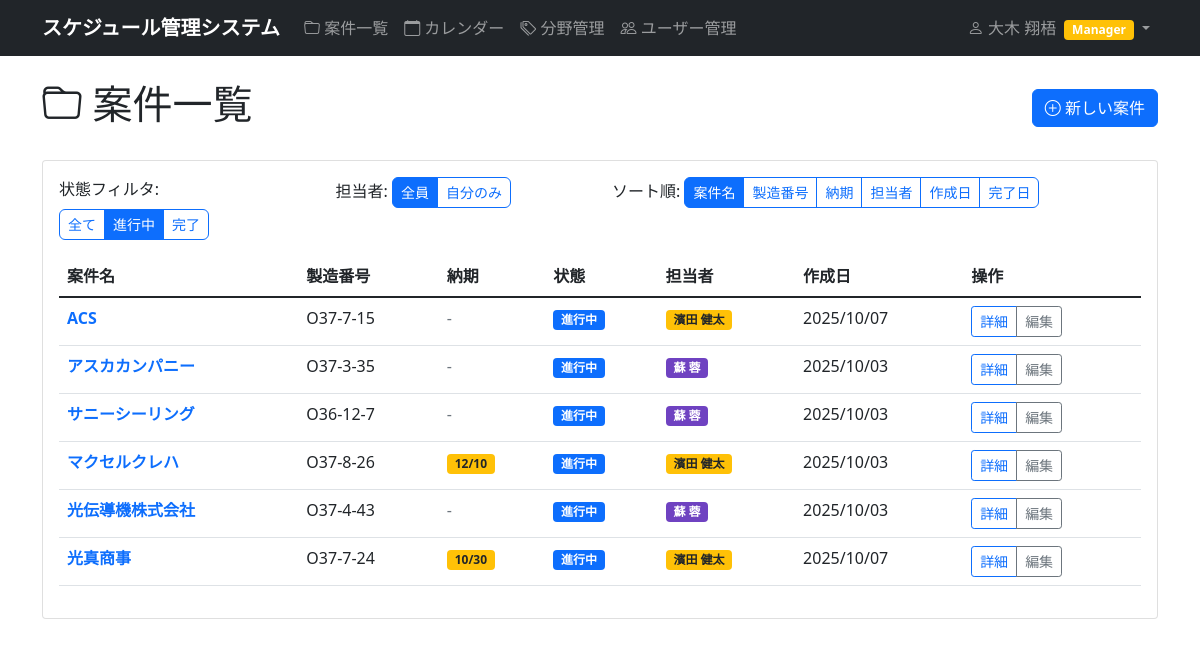
The page /schedule/projects/ (signed in) on the database as committed earlier.
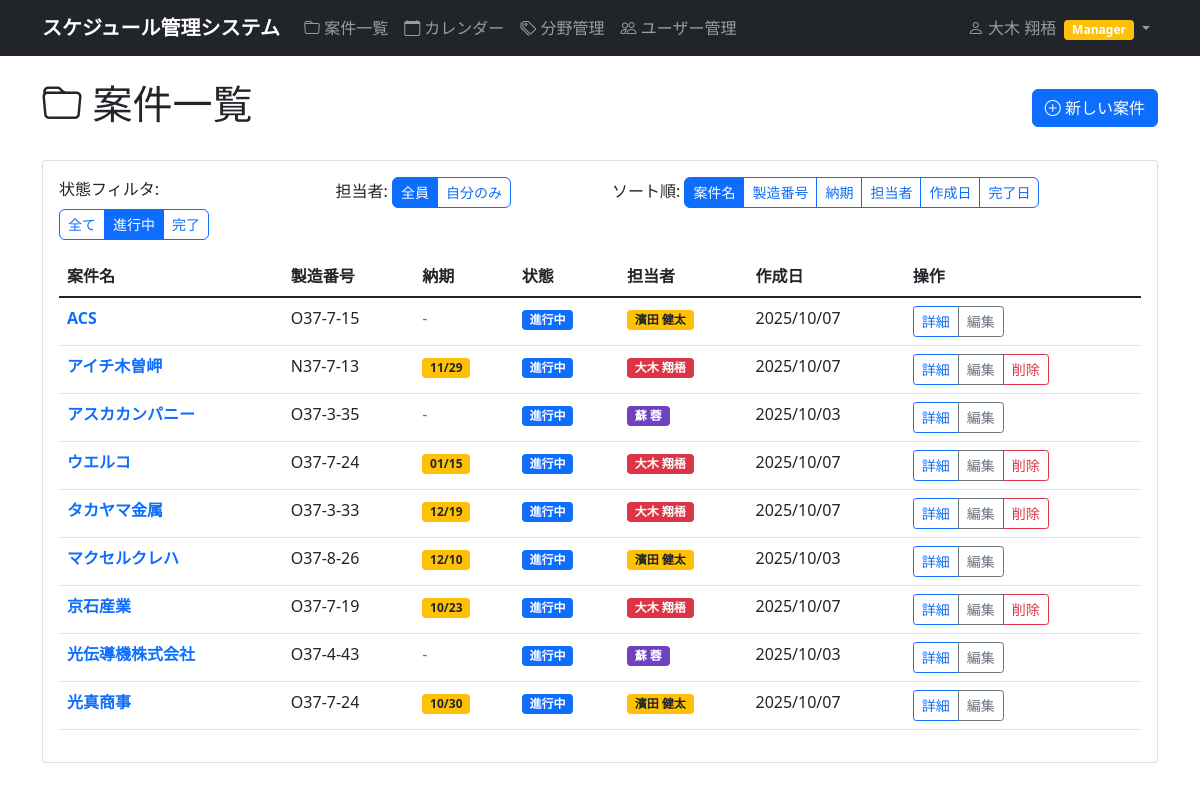
The same page on the database as committed later.
### schedule/models.py (models this page shows, shortened)
class Project(models.Model):
    name = models.CharField('案件名', max_length=200)
    manufacturing_number = models.CharField('製造番号', max_length=100)
    due_date = models.DateField('納期', null=True, blank=True)
    description = models.TextField('詳細', blank=True)
    is_completed = models.BooleanField('完了フラグ', default=False)
    completed_at = models.DateTimeField('完了日時', null=True, blank=True)
    created_by = models.ForeignKey(User, on_delete=models.CASCADE, verbose_name='登録者', related_name='created_projects')
    assigned_to = models.ForeignKey(User, on_delete=models.CASCADE, verbose_name='担当者', related_name='assigned_projects')
    created_at = models.DateTimeField(auto_now_add=True)
    updated_at = models.DateTimeField(auto_now=True)
    class Meta:
        verbose_name = '案件'
        verbose_name_plural = '案件'
    def has_schedules(self):
        return self.schedule_set.exists()
    def can_be_deleted(self):
        return not self.has_schedules()

### accounts/models.py (models this page shows, shortened)
class CustomUser(AbstractUser):
    email = models.EmailField('メールアドレス', blank=True, null=True)
    department = models.CharField('部署', max_length=100, blank=True)
    phone = models.CharField('電話番号', max_length=20, blank=True)
    is_manager = models.BooleanField('マネージャー権限', default=False)
    is_viewer = models.BooleanField('閲覧者権限', default=False, help_text='全員の案件を閲覧できますが編集はできません')
    class Meta:
        verbose_name = 'ユーザー'
        verbose_name_plural = 'ユーザー'

### schedule/views.py (the view)
# urls.py: path('projects/', views.project_list, name='project_list'),
@login_required
@never_cache
def project_list(request):
    if request.user.is_manager or request.user.is_superuser:
        projects = Project.objects.all().select_related('created_by', 'assigned_to')
        assignee_filter = request.GET.get('assignee', 'all')
        if assignee_filter == 'me':
            projects = projects.filter(assigned_to=request.user)
    elif request.user.is_viewer:
        projects = Project.objects.all().select_related('created_by', 'assigned_to')
        assignee_filter = 'all'  # 閲覧者には担当者フィルタは関係ない
    else:
        projects = Project.objects.filter(
            Q(created_by=request.user) | Q(assigned_to=request.user)
        ).select_related('created_by', 'assigned_to').distinct()
        assignee_filter = 'all'  # 一般ユーザーには関係ない
    status_filter = request.GET.get('status', 'active')
    if status_filter == 'completed':
        projects = projects.filter(is_completed=True)
    elif status_filter == 'active':
        projects = projects.filter(is_completed=False)
    sort_by = request.GET.get('sort', 'name')
    if sort_by == 'assigned_to':
        projects = projects.order_by('assigned_to__last_name', 'assigned_to__first_name', 'assigned_to__username')
    elif sort_by == 'manufacturing_number':
        projects = projects.order_by('manufacturing_number')
    elif sort_by == 'due_date':
        projects = projects.order_by('due_date')
    elif sort_by == 'created_at':
        projects = projects.order_by('-created_at')
    elif sort_by == 'completed_at':
        projects = projects.order_by('-completed_at')
    else:
        projects = projects.order_by('name')
    colors = ['#007bff', '#28a745', '#dc3545', '#ffc107', '#6f42c1', '#fd7e14', '#20c997', '#e83e8c', '#6c757d', '#17a2b8']
    for project in projects:
        assigned_color_index = (project.assigned_to.id % 10) if project.assigned_to else 0
        project.assigned_bg_color = colors[assigned_color_index]
        project.assigned_text_color = '#212529' if assigned_color_index == 3 else '#ffffff'  # 黄色の場合は黒文字
    return render(request, 'schedule/project_list.html', {
        'projects': projects,
        'current_sort': sort_by,
        'current_status': status_filter,
        'current_assignee': assignee_filter,
    })

### templates/schedule/project_list.html (shortened to what the changed rows need)
{% extends "base.html" %}
{% load calendar_filters %}
{% block content %}
<div class="row">
    <div class="col-md-12">
        <div class="d-flex justify-content-between align-items-center mb-4">
            <h1>
                <i class="bi bi-folder"></i> 案件一覧
            </h1>
        </div>
    </div>
</div>
<div class="row">
    <div class="col-md-12">
        <div class="card">
            <div class="card-body">
                {% if projects %}
                    <div class="table-responsive">
                        <table class="table table-hover">
                            <thead>
                                <tr>
                                    <th>案件名</th>
                                    <th>製造番号</th>
                                    <th>納期</th>
                                    <th>状態</th>
                                    <th>担当者</th>
                                    <th>作成日</th>
                                    <th>操作</th>
                                </tr>
                            </thead>
                            <tbody>
                                {% for project in projects %}
                                <tr>
                                    <td>
                                        <a href="{% url 'schedule:project_detail' project.pk %}" class="text-decoration-none fw-bold">
                                            {{ project.name }}
                                        </a>
                                    </td>
                                    <td>{{ project.manufacturing_number }}</td>
                                    <td>
                                        {% if project.due_date %}
                                            <span class="badge bg-warning text-dark">{{ project.due_date|date:"m/d" }}</span>
                                        {% else %}
                                            <span class="text-muted">-</span>
                                        {% endif %}
                                    </td>
                                    <td>
                                        {% if project.is_completed %}
                                            <span class="badge bg-danger">完了</span>
                                        {% else %}
                                            <span class="badge bg-primary">進行中</span>
                                        {% endif %}
                                    </td>
                                    <td>
                                        <span class="badge" style="background-color: {{ project.assigned_bg_color }}; color: {{ project.assigned_text_color }};">{% if project.assigned_to.first_name or project.assigned_to.last_name %}{{ project.assigned_to.last_name }} {{ project.assigned_to.first_name }}{% else %}{{ project.assigned_to.username }}{% endif %}</span>
                                    </td>
                                    <td>{{ project.created_at|date:"Y/m/d" }}</td>
                                    <td>
                                        <div class="btn-group btn-group-sm">
                                            <a href="{% url 'schedule:project_detail' project.pk %}" class="btn btn-outline-primary">
                                                詳細
                                            </a>
                                            {% if not user.is_viewer %}
                                                {% if project.created_by == user or user.is_manager or user.is_superuser %}
                                            <a href="{% url 'schedule:project_edit' project.pk %}" class="btn btn-outline-secondary">
                                                編集
                                            </a>
                                                    {% if project.can_be_deleted %}
                                            <a href="{% url 'schedule:project_delete' project.pk %}" class="btn btn-outline-danger" onclick="return confirm('この案件を削除しますか？スケジュールが登録されている案件は削除できません。')">
                                                削除
                                            </a>
                                                    {% endif %}
                                                {% endif %}
                                            {% endif %}
                                        </div>
                                    </td>
                                </tr>
                                {% endfor %}
                            </tbody>
                        </table>
                    </div>
                {% endif %}
            </div>
        </div>
    </div>
</div>
{% endblock %}

Rows that differ between the two databases and show on the page:
no longer on this page (row edited): Project: name "サニーシーリング", manufacturing_number "O36-12-7", is_completed "進行中", assigned_to.last_name "蘇", assigned_to.first_name "蓉", created_at "2025/10/03", shows "編集"
added Project: name "アイチ木曽岬", manufacturing_number "N37-7-13", due_date "11/29", is_completed "進行中", assigned_to.last_name "大木", assigned_to.first_name "翔梧", created_at "2025/10/07", shows "編集", shows "削除"
added Project: name "ウエルコ", manufacturing_number "O37-7-24", due_date "01/15", is_completed "進行中", assigned_to.last_name "大木", assigned_to.first_name "翔梧", created_at "2025/10/07", shows "編集", shows "削除"
added Project: name "タカヤマ金属", manufacturing_number "O37-3-33", due_date "12/19", is_completed "進行中", assigned_to.last_name "大木", assigned_to.first_name "翔梧", created_at "2025/10/07", shows "編集", shows "削除"
added Project: name "京石産業", manufacturing_number "O37-7-19", due_date "10/23", is_completed "進行中", assigned_to.last_name "大木", assigned_to.first_name "翔梧", created_at "2025/10/07", shows "編集", shows "削除"
